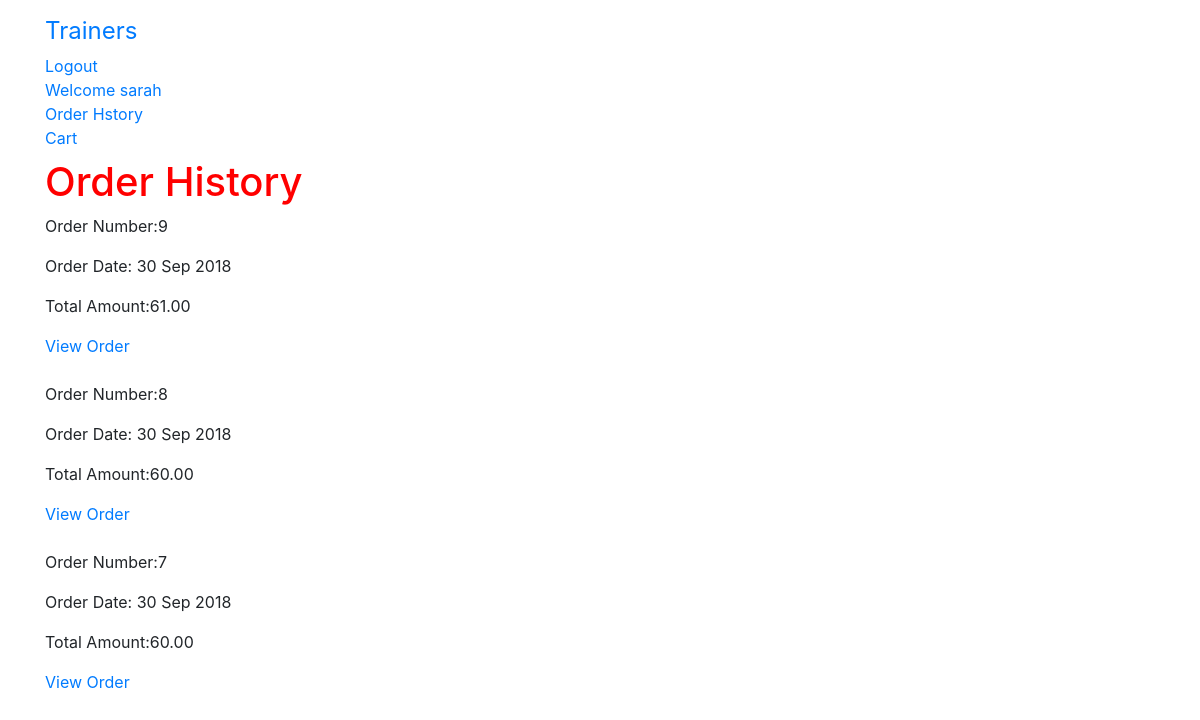
/order/history/ (signed in), run on an earlier commit of the app's database.
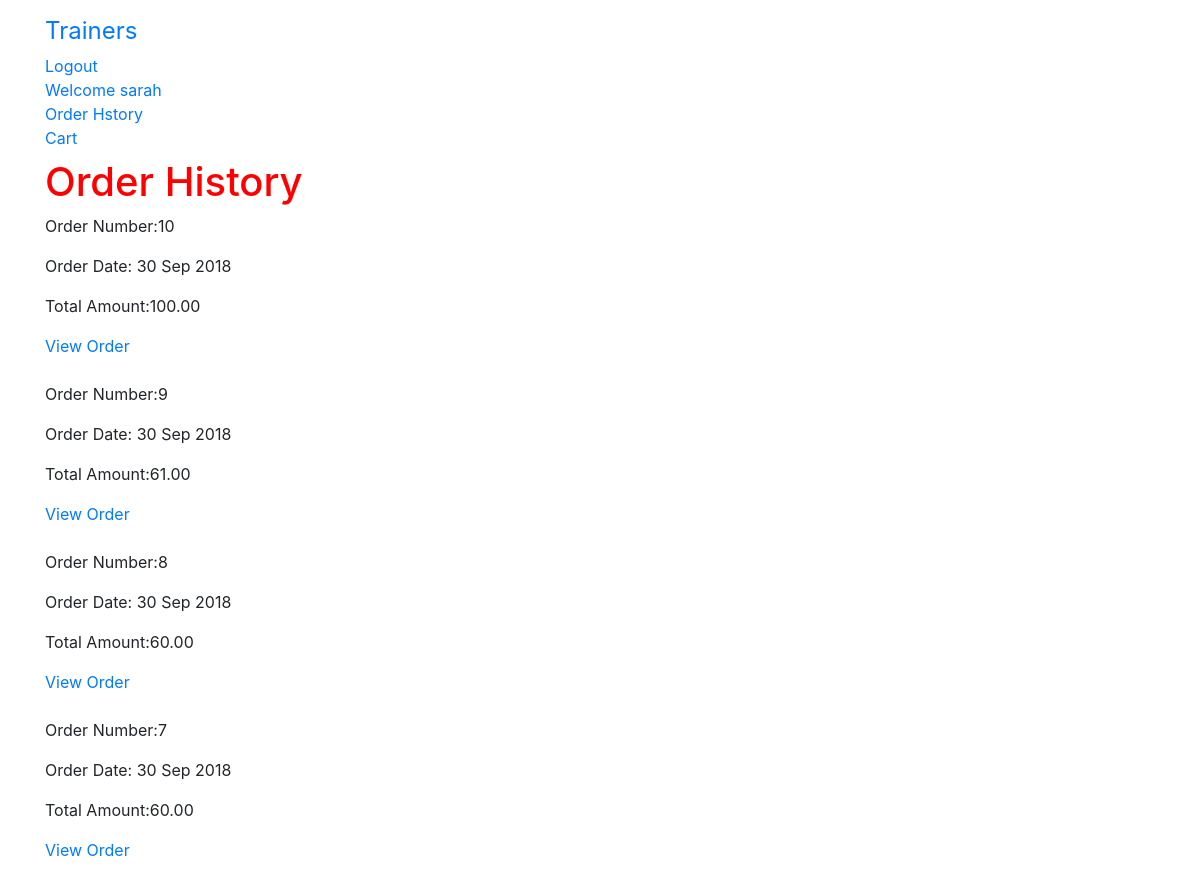
And on a later commit of the database.
### order/models.py (models this page shows, shortened)
class Order(models.Model):
    name = models.CharField(max_length=250, default='none') #newnew
    token = models.CharField(max_length=250,blank=True)
    total = models.DecimalField(max_digits=10,decimal_places=2,verbose_name='GBP Order Total')
    emailAddress = models.EmailField(max_length=250,blank=True,verbose_name='Email Address')
    created = models.DateTimeField(auto_now_add=True)
    billingName = models.CharField(max_length=250,blank=True)
    billingAddress1 = models.CharField(max_length=250,blank=True)
    billingCity = models.CharField(max_length=250,blank=True)
    billingPostcode = models.CharField(max_length=10,blank=True)
    billingCountry = models.CharField(max_length=250,blank=True)
    class Meta:
        db_table = 'Order'
        ordering = ['-created'] #to have the most recent order come up first

### order/views.py (the view)
# urls.py: path('history/', views.orderHistory,name='order_history'),
@login_required
def orderHistory(request):
    if request.user.is_authenticated:
        email = str(request.user.email)
        order_details = Order.objects.filter(emailAddress=email)
    context = {'order_details': order_details}
    return render(request,'order/orders_list.html',context)

### order/templates/order/orders_list.html
{% extends 'base.html' %}
{% load staticfiles %}
{% block content %}
  <h1>Order History </h1>
  {% if order_details %}
    {% for order in order_details %}
    <p>Order Number:{{ order.id }} </p>
    <p>Order Date: {{ order.created|date:"d M Y"}}</p>
    <p>Total Amount:{{ order.total }} </p>
    <a href="{% url 'order:order_detail' order.id%}">View Order</a>
    <br>
    <br>
    {% endfor %}
  {% else %}
  <h3>You have not yet placed an order</h3>
  <p> please click <a href="{% url 'gym:trainer_list'%}">Here</a> to find a trainer</p>
  {% endif %}
{% endblock %}

What changed in the data, as far as the page shows it:
added Order: id "10", created "30 Sep 2018", total "100.00"
